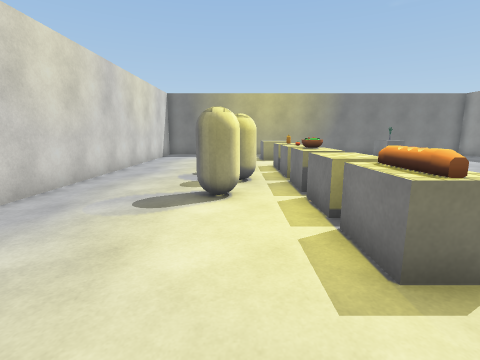
View 1 (above)

16 first-person views from a walk through a 3-D level made in the Unity game engine. The camera is 1.4 m above the floor, tilts 10° down and sees 85° across. The floor is counted in squares, 1 m on a side. Each view is taken from the middle of a square. On the plan, view 1 faces up. The plan holds only what a view shows up to about 13 squares ahead; the rest is blank. The player is left out. Some surface patterns are stand-ins.

View 2
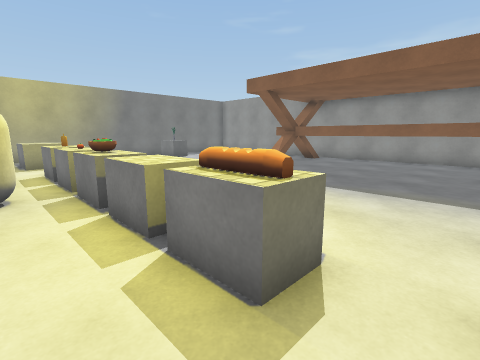

View 3
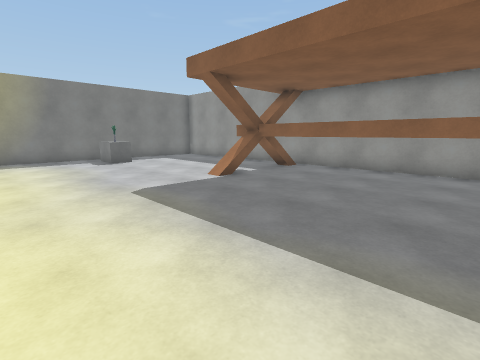

View 4
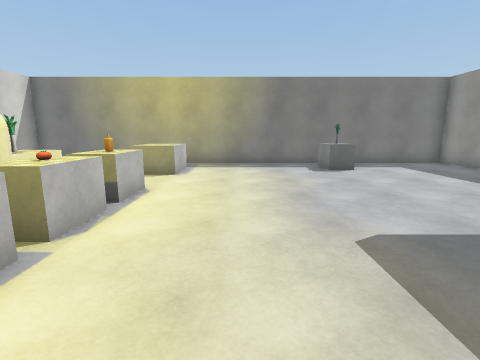

View 5
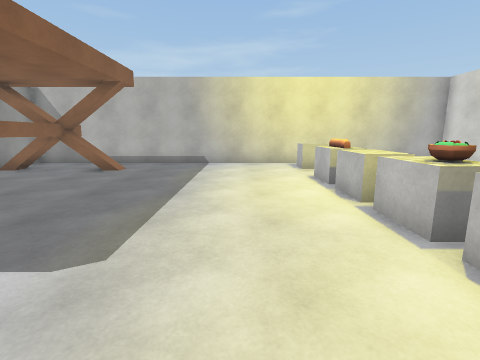

View 6
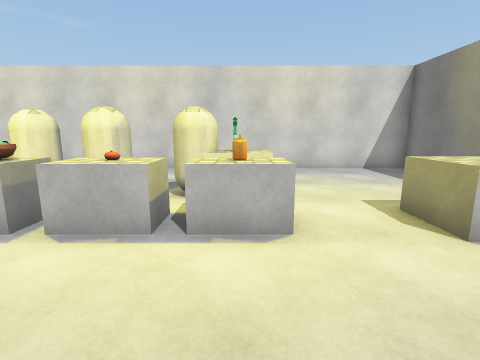

View 7
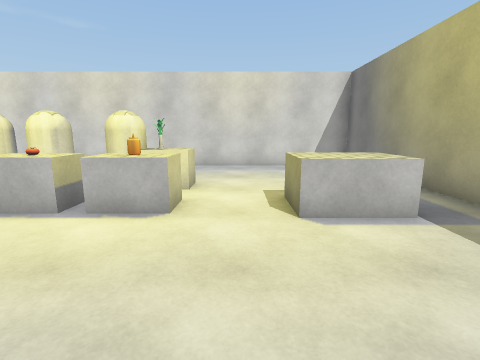

View 8
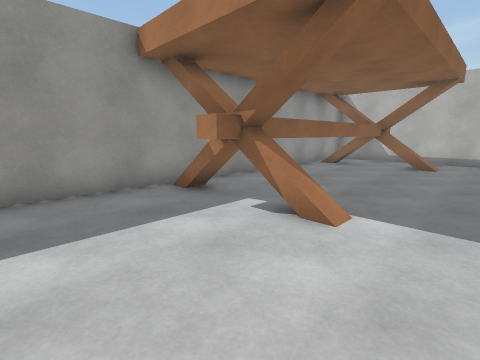

View 9
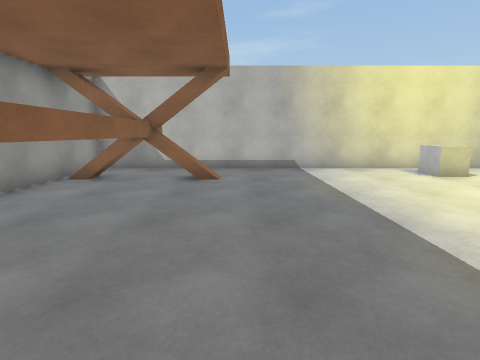

View 10
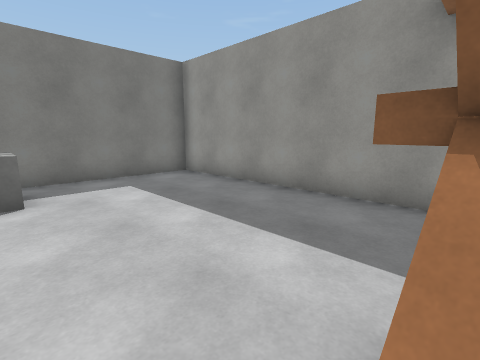

View 11
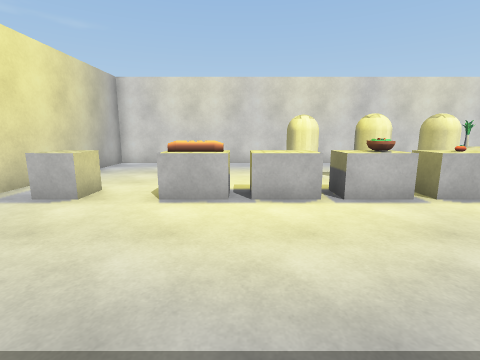

View 12
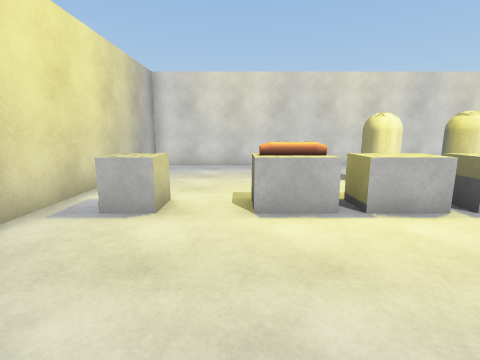

View 13
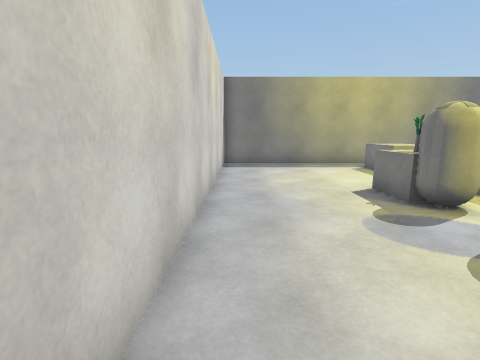

View 14
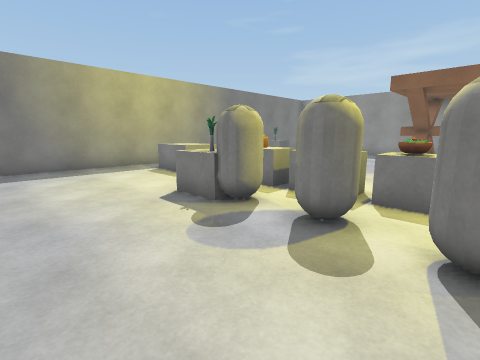

View 15
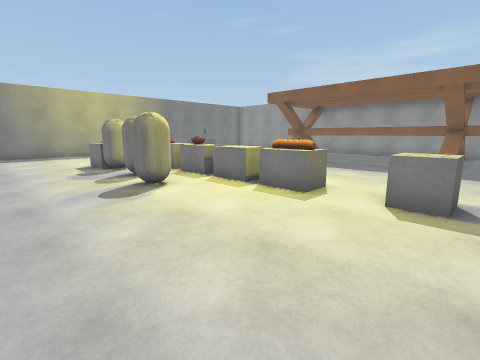

View 16
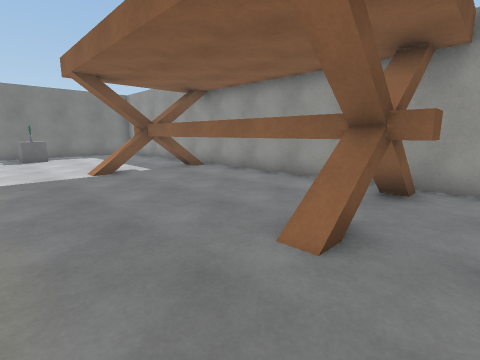

### Floor plan
Key: @ floor where view 1 was taken; # wall or solid block; x gap in a wall; . floor; / step, stairs or slope; T thing the floor can be seen under or through; O other object.
Columns run from 5 left of view 1 to 15 right of it. Each row starts with its distance up from view 1.
 18 #####################
 17 #.............O.....#
 16 #.....OOO.....O.....#
 15 #.....OOO.....O.....#
 14 #.....OOO...........#
 13 #...................#
 12 #....O.O............#
 11 #....O.O............#
 10 #....O.O............#
  9 #......O......./TTT/#
  8 #....O.O.........T..#
  7 #......O.........T..#
  6 #...OO.O.........T..#
  5 #......O.........T..#
  4 #......O.........T..#
  3 #......O.........T..#
  2 #......O.........T..#
  1 #...............TTTx#
  0 #....@.O........#T#.#
 -1 #...................#
 -2 #####################

Where each view was taken, in squares from view 1:
view 1: 0 up, 0 right, facing up
view 2: 1 up, 0 right, facing up-right
view 3: 2 up, 4 right, facing up-right
view 4: 5 up, 5 right, facing up
view 5: 11 up, 5 right, facing down
view 6: 11 up, 6 right, facing left
view 7: 13 up, 7 right, facing left
view 8: 13 up, 8 right, facing down-right
view 9: 9 up, 9 right, facing down
view 10: 9 up, 9 right, facing up-right
view 11: 4 up, 8 right, facing left
view 12: 2 up, 7 right, facing left
view 13: 5 up, 4 left, facing up
view 14: 6 up, 4 left, facing up-right
view 15: 1 down, 4 left, facing up-right
view 16: 1 down, 7 right, facing up-right
